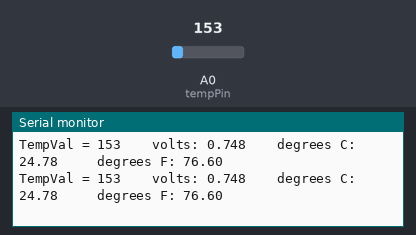
A sketch run on a simulated Arduino Uno, built with avr-gcc and run on an emulated ATmega328P. Parts: the last lines printed to the serial monitor. The test bench sets the inputs (shaded band); at power-on: A0 (tempPin) = 153.

Above: at 3.8 s.
3.9 s: A0 (tempPin) set to 165
At 6.6 s:
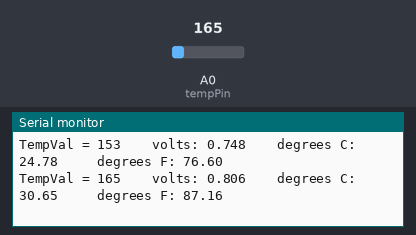
7.8 s: A0 (tempPin) set to 175
At 10.4 s:
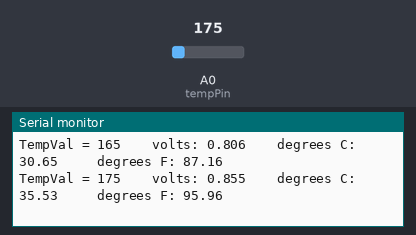
Timing chart, 0 to 11.9 s (numbered marks = the images above; inputs shaded):
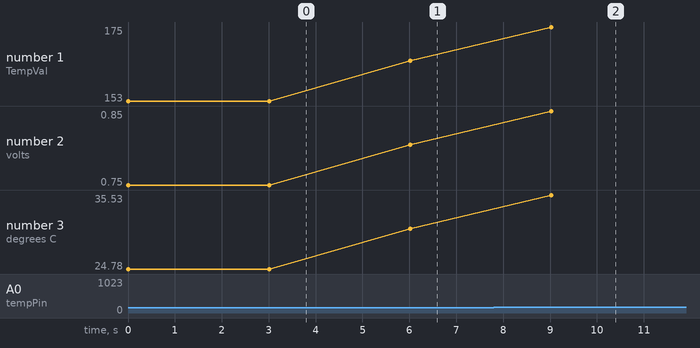

Measured:
- after the input at 3.9 s, the serial monitor: prints a new line after 2.1 s (image 1)
- after the input at 7.8 s, the serial monitor: prints a new line after 1.2 s (image 2)
- plotted number 1: 153 → 165 after the input at 3.9 s, 165 → 175 after the input at 7.8 s
- plotted number 2: 0.75 → 0.81 after the input at 3.9 s, 0.81 → 0.85 after the input at 7.8 s
- plotted number 3: 24.78 → 30.65 after the input at 3.9 s, 30.65 → 35.53 after the input at 7.8 s

The sketch:

Temprature_Sensor.ino
```cpp
const int tempPin = 0;  // Define the analog pin for the temperature sensor

int tempVal;  // Variable to store the raw analog value from the temperature sensor

float volts;  // Variable to store the voltage value from the temperature sensor

float tempC;  // Variable to store the temperature in degrees Celsius
float tempF;  // Variable to store the temperature in degrees Fahrenheit

void setup()
{
  Serial.begin(9600);  // Initialize serial communication for debugging
}

void loop()
{
  tempVal = analogRead(tempPin);  // Read the raw analog value from the temperature sensor

  Serial.print("TempVal = ");
  Serial.print(tempVal);

  Serial.print("    ");

  volts = tempVal * 5.0 / 1023.0;  // Convert the raw analog value to voltage

  Serial.print("volts: ");
  Serial.print(volts, 3);

  Serial.print("    ");

  tempC = (volts - 0.5) * 100.0;  // Convert the voltage to temperature in degrees Celsius

  Serial.print("degrees C: ");
  Serial.print(tempC);

  Serial.print("     ");

  tempF = (tempC * 9.0 / 5.0) + 32.0;  // Convert the temperature to degrees Fahrenheit

  Serial.print("degrees F: ");
  Serial.println(tempF);

  delay(3000);  // Delay for 3 seconds before the next temperature reading
}
```
